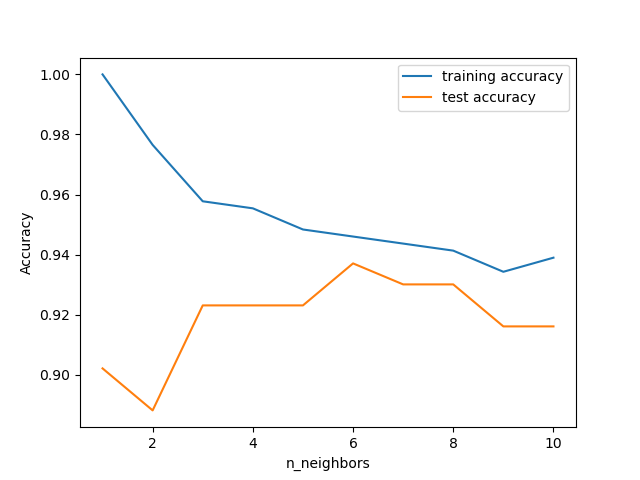

Source code (Python):
from sklearn.datasets import load_breast_cancer
from sklearn.model_selection import train_test_split
from sklearn.neighbors import KNeighborsClassifier

from myImport import *

if __name__ == '__main__':
    cancer = load_breast_cancer()
    X_train, X_test, y_train, y_test = train_test_split(cancer.data, cancer.target, stratify=cancer.target,
                                                        random_state=66)

    training_accuracy = []  # 训练集精度
    test_accuracy = []  # 泛化精度

    # n_neighbors取值从1到10
    neighbors_settings = range(1, 11)
    for n_neighbors in neighbors_settings:
        # 构建模型
        clf = KNeighborsClassifier(n_neighbors=n_neighbors)
        clf.fit(X_train, y_train)

        # 记录训练集精度
        training_accuracy.append(clf.score(X_train, y_train))
        # 记录泛化精度
        test_accuracy.append(clf.score(X_test, y_test))

    plt.plot(neighbors_settings, training_accuracy, label="training accuracy")
    plt.plot(neighbors_settings, test_accuracy, label="test accuracy")
    plt.ylabel("Accuracy")
    plt.xlabel("n_neighbors")
    plt.legend()
    plt.savefig("KNeighborsClassifier_cancer.png")
    plt.show()
